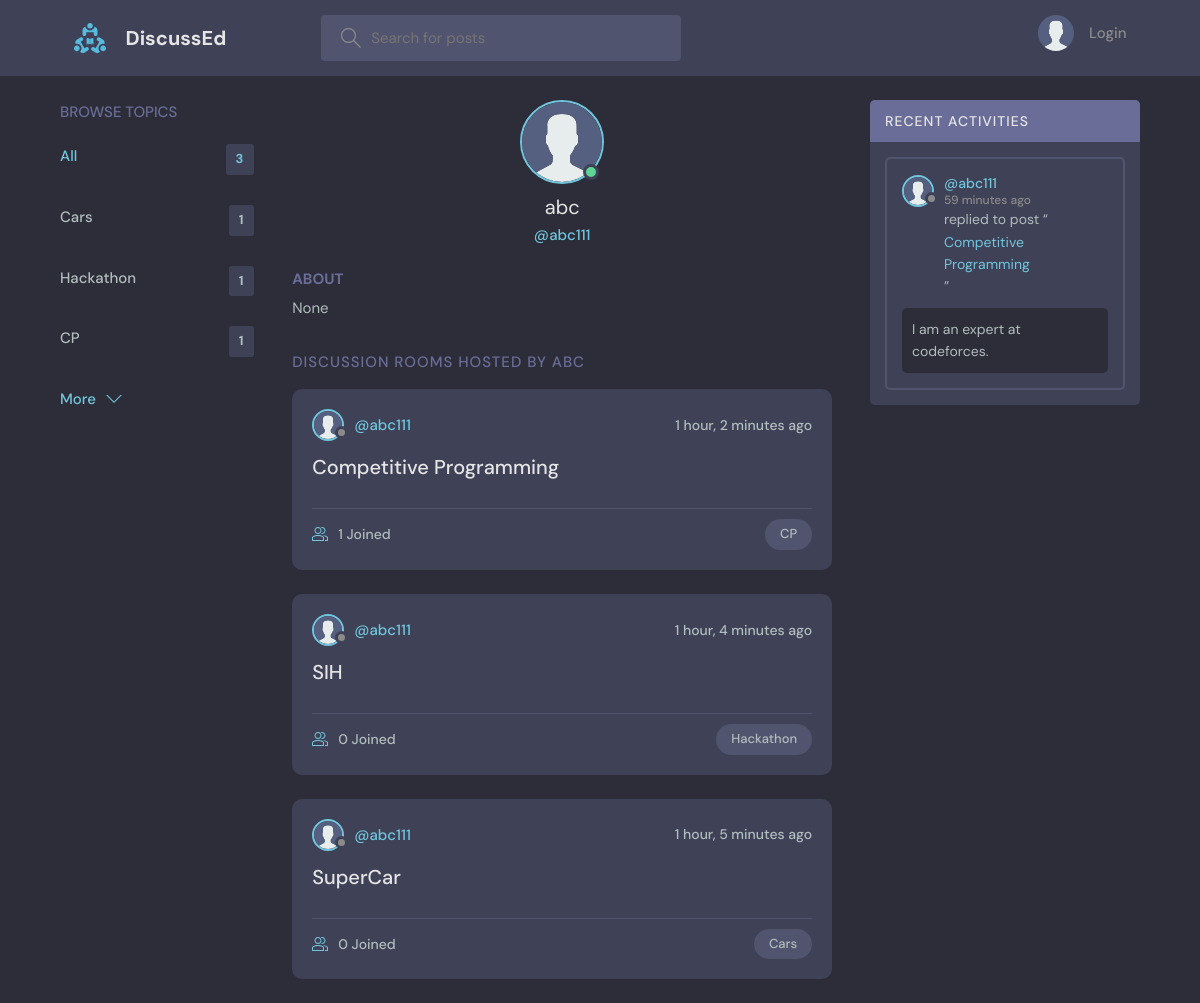
Page /profile/1/ on the committed database.
### base/models.py (models this page shows, shortened)
class Topic(models.Model):
    name = models.CharField(max_length=200)

class User(AbstractUser):
    name = models.CharField(max_length=200, null=True)
    email = models.EmailField(unique=True, null=True)
    bio = models.TextField(null=True)
    avatar = models.ImageField(null=True, default="avatar.svg")
    USERNAME_FIELD = 'email'
    REQUIRED_FIELDS = []

class Room(models.Model):
    host = models.ForeignKey(User, on_delete=models.SET_NULL, null=True)
    topic = models.ForeignKey(Topic, on_delete=models.SET_NULL, null=True)
    name = models.CharField(max_length=200)
    description = models.TextField(null=True, blank=True)
    participants = models.ManyToManyField(
        User, related_name='participants', blank=True)
    updated = models.DateTimeField(auto_now=True)
    created = models.DateTimeField(auto_now_add=True)
    class Meta:
        ordering = ['-updated', '-created']
    def __str__(self):
        return self.name

class Message(models.Model):
    user = models.ForeignKey(User, on_delete=models.CASCADE)
    room = models.ForeignKey(Room, on_delete=models.CASCADE)
    body = models.TextField()
    updated = models.DateTimeField(auto_now=True)
    created = models.DateTimeField(auto_now_add=True)
    class Meta:
        ordering = ['-updated', '-created']

### base/views.py (the view)
# urls.py: path('profile/<str:pk>/', views.userProfile, name="user-profile"),
def userProfile(request, pk):
    user = User.objects.get(id=pk)
    rooms = user.room_set.all()
    room_messages = user.message_set.all()
    topics = Topic.objects.all()
    context = {'user': user, 'rooms': rooms,
               'room_messages': room_messages, 'topics': topics}
    return render(request, 'base/profile.html', context)

### base/templates/base/profile.html (shortened to what this page needs)
{% extends 'main.html' %}
{% block content %}
<main class="profile-page layout layout--3">
  <div class="container">
    {% include 'base/topics_component.html' %}
    <div class="roomList">
      <div class="profile">
        <div class="profile__avatar">
          <div class="avatar avatar--large active">
            <img src="{{user.avatar.url}}" />
          </div>
        </div>
        <div class="profile__info">
          <h3>{{user.name}}</h3>
          <p>@{{user.username}}</p>
        </div>
        <div class="profile__about">
          <h3>About</h3>
          <p>
            {{user.bio}}
          </p>
        </div>
      </div>
      <div class="roomList__header">
        <div>
          <h2>Discussion Rooms Hosted by {{user.name}}</a>
          </h2>
        </div>
      </div>
      {% include 'base/feed_component.html' %}
    </div>
    {% include 'base/activity_component.html' %}
  </div>
</main>
{% endblock content %}

### templates/main.html (shortened to what this page needs)
<!DOCTYPE html>
{% load static %}
<html lang="en">
<head>
    <link rel="stylesheet" href="{% static 'styles/style.css' %}" />
</head>
<body>
    {% include 'navbar.html' %}
    {% block content %}
    {% endblock %}
</body>
</html>

### templates/navbar.html (shortened to what this page needs)
{% load static %}
<header class="header header--loggedIn">
    <div class="container">
        <a href="{% url 'home' %}" class="header__logo">
            <img src="{% static 'images/logo.svg' %}" />
            <h1>DiscussEd</h1>
        </a>
        <form class="header__search" method="GET" action="{% url 'home' %}">
            <label>
                <input name="q" placeholder="Search for posts" />
            </label>
        </form>
        <nav class="header__menu">
            {% if request.user.is_authenticated %}
            <div class="header__user">
                <a href="{% url 'update-user' %}">
                    <div class="avatar avatar--medium active">
                        <img src="{{request.user.avatar.url}}" />
                    </div>
                    <p>{{request.user.username}} <span>@{{request.user.username}}</span></p>
                </a>
                <button class="dropdown-button">
                    <svg version="1.1" xmlns="http://www.w3.org/2000/svg" width="32" height="32" viewBox="0 0 32 32">
                        <title>chevron-down</title>
                        <path d="M16 21l-13-13h-3l16 16 16-16h-3l-13 13z"></path>
                    </svg>
                </button>
            </div>
            {% else %}
            <a href="{% url 'login' %}">
                <img src="{% static 'images/avatar.svg' %}" />
                <p>Login</p>
            </a>
            {% endif %}
        </nav>
    </div>
</header>

### base/templates/base/topics_component.html
<div class="topics">
    <div class="topics__header">
        <h2>Browse Topics</h2>
    </div>
    <ul class="topics__list">
        <li>
            <a href="{% url 'home' %}" class="active">All <span>{{topics.count}}</span></a>
        </li>
        {% for topic in topics %}
        <li>
            <a href="{% url 'home' %}?q={{topic.name}}">{{topic.name}}<span>{{topic.room_set.all.count}}</span></a>
        </li>
        {% endfor %}
    </ul>
    <a class="btn btn--link" href="{% url 'topics' %}">
        More
        <svg version="1.1" xmlns="http://www.w3.org/2000/svg" width="32" height="32" viewBox="0 0 32 32">
            <title>chevron-down</title>
            <path d="M16 21l-13-13h-3l16 16 16-16h-3l-13 13z"></path>
        </svg>
    </a>
</div>

### base/templates/base/feed_component.html (shortened to what this page needs)
{% for room in rooms %}
<div class="roomListRoom">
    <div class="roomListRoom__header">
        <a href="{% url 'user-profile' room.host.id %}" class="roomListRoom__author">
            <div class="avatar avatar--small">
                <img src="{{room.host.avatar.url}}" />
            </div>
            <span>@{{room.host.username}}</span>
        </a>
        <div class="roomListRoom__actions">
            <span>{{room.created|timesince}} ago</span>
        </div>
    </div>
    <div class="roomListRoom__content">
        <a href="{% url 'room' room.id %}">{{room.name}}</a>
    </div>
    <div class="roomListRoom__meta">
        <a href="{% url 'room' room.id %}" class="roomListRoom__joined">
            {{room.participants.all.count}} Joined
        </a>
        <p class="roomListRoom__topic">{{room.topic.name}}</p>
    </div>
</div>
{% endfor %}

### base/templates/base/activity_component.html (shortened to what this page needs)
<div class="activities">
    <div class="activities__header">
        <h2>Recent Activities</h2>
    </div>
    {% for message in room_messages %}
    <div class="activities__box">
        <div class="activities__boxHeader roomListRoom__header">
            <a href="{% url 'user-profile' message.user.id %}" class="roomListRoom__author">
                <div class="avatar avatar--small">
                    <img src="{{message.user.avatar.url}}" />
                </div>
                <p>
                    @{{message.user.username}}
                    <span>{{message.created|timesince}} ago</span>
                </p>
            </a>
        </div>
        <div class="activities__boxContent">
            <p>replied to post “<a href="{% url 'room' message.room.id %}">{{message.room}}</a>”</p>
            <div class="activities__boxRoomContent">{{message.body}}</div>
        </div>
    </div>
    {% endfor %}
</div>

### rows in the picture
Topic: name "Cars", room_set.all.count "1"
Topic: name "Hackathon", room_set.all.count "1"
Topic: name "CP", room_set.all.count "1"
User: avatar (placeholder picture), name "abc", username "abc111", bio "None", name "ABC"
Room: host.avatar (placeholder picture), host.username "abc111", created "1 hour, 2 minutes", name "Competitive Programming", participants.all.count "1", topic.name "CP"
Room: host.avatar (placeholder picture), host.username "abc111", created "1 hour, 4 minutes", name "SIH", participants.all.count "0", topic.name "Hackathon"
Room: host.avatar (placeholder picture), host.username "abc111", created "1 hour, 5 minutes", name "SuperCar", participants.all.count "0", topic.name "Cars"
Message: user.avatar (placeholder picture), user.username "abc111", created "59 minutes", room "Competitive Programming", body "I am an expert at codeforces."

### other values in the picture
{{ topics.count }} "3"
